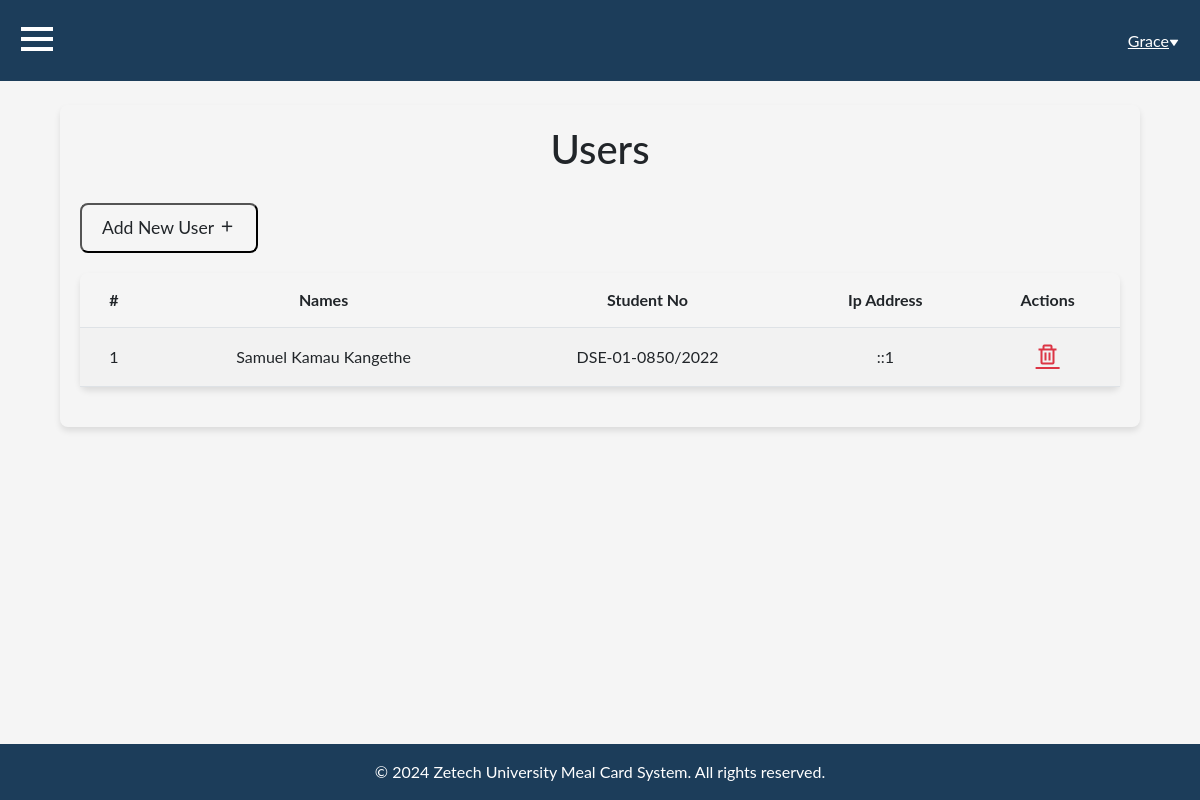
Page /admin/users.php (signed in) on the committed database.
### tables this page shows
CREATE TABLE `students` (
  `student_id` int(11) NOT NULL,
  `student_no` varchar(255) NOT NULL,
  `student_names` varchar(255) NOT NULL,
  `password` varchar(255) NOT NULL,
  `date_created` timestamp NOT NULL DEFAULT current_timestamp(),
  `student_ip` varchar(255) NOT NULL,
  `user_pfp` varchar(255) NOT NULL
);

### admin/users.php (the view, shortened to what this page needs)
<?php
require_once '../includes/config.php';
$employeeNoAuth = $_SESSION['employee_no'];
$employeeauth = "SELECT * FROM admins WHERE employee_no = '$employeeNoAuth'";
$resultEmpAuth = mysqli_query($conn, $employeeauth);
$adminName = "";
if (mysqli_num_rows($resultEmpAuth) === 1) {
    $row = mysqli_fetch_assoc($resultEmpAuth);
    $adminName = $row['employee_names'];
}
?>
<!DOCTYPE html>
<html lang="en">
<head>
    <link rel="stylesheet" href="https://cdn.jsdelivr.net/npm/bootstrap@5.3.0/dist/css/bootstrap.min.css">
    <link rel="stylesheet" href="https://cdn.jsdelivr.net/npm/boxicons@2.0.9/css/boxicons.min.css">
    <link rel="stylesheet" href="css/main_dishes.css">
</head>
<body>
    <nav class="navbar" id="sticky-navbar">
        <div class="container-fluid">
            <button class="btn btn-link text-white" id="sidebarToggle"><i class="bx bx-menu bx-lg"></i></button>
            <div class="popover-container m-2">
                <button class="btn btn-link text-white" id="profilePopover"
                    data-bs-toggle="popover"
                    data-bs-html="true"
                    data-bs-content='<a href="admin_logout.php" class="text-decoration-none text-dark"><i class="bx bx-power-off"></i>Logout</a>'>
                    <?php echo strtok($adminName, ' '); ?><i class='bx bxs-down-arrow' style="font-size: 10px;"></i>
                </button>
            </div>
        </div>
    </nav>
    <div class="container main-container mt-4 table-responsive">
        <h1>Users</h1>
        <button class="add-meal-btn">Add New User <i class="bx bx-plus"></i></button>
        <table class="table table-striped">
            <thead>
                <tr>
                    <th>#</th>
                    <th>Names</th>
                    <th>Student No</th>
                    <th>Ip Address</th>
                    <th>Actions</th>
                </tr>
            </thead>
            <tbody>
                <?php
                $get_users = "SELECT * FROM students";
                $result = mysqli_query($conn, $get_users);
                if (mysqli_num_rows($result) >= 1) {
                    $counter = 1;
                    while ($row_data = mysqli_fetch_assoc($result)) {
                        echo "<tr>";
                        echo "<td>" . $counter . "</td>";
                        echo "<td>" . htmlspecialchars($row_data['student_names']) . "</td>";
                        echo "<td>" . htmlspecialchars($row_data['student_no']) . "</td>";
                        echo "<td>" . htmlspecialchars($row_data['student_ip']) . "</td>";
                        echo "<td>
                    <a href='users.php?deleteStudent=" . $row_data['student_id'] . "' class='bx bx-trash action-icons text-danger'></a>
                    </td>";
                        echo "</tr>";
                        $counter++;
                    }
                }
                ?>
            </tbody>
        </table>
    </div>
    <footer class="footer">
        &copy; 2024 Zetech University Meal Card System. All rights reserved.
    </footer>
</body>
</html>

### admin/css/main_dishes.css (style rules this page uses)
body { font-family: var(--font-body); background-color: var(--color-gray-bg); margin: 0; display: flex; flex-direction: column; min-height: 100vh; overflow-x: hidden; }
.container-fluid { padding: 0; }
.navbar { background-color: var(--color-navy-blue); color: var(--color-text-white); }
.main-container { margin: 40px auto; max-width: 90%; background-color: var(--color-soft-gray); border-radius: var(--border-radius); padding: 20px; box-shadow: var(--box-shadow-light); }
h1 { text-align: center; font-family: var(--font-header); color: var(--color-dark-plum); margin-bottom: 30px; }
.add-meal-btn { margin-bottom: 20px; background-color: var(--color-warm-coral); color: var(--color-text-light); font-size: 1.1rem; padding: 10px 20px; border-radius: var(--border-radius); transition: background-color 0.3s; }
.table { width: 100%; margin-bottom: 20px; background-color: var(--color-cream-white); border-radius: var(--border-radius); box-shadow: var(--box-shadow-light); }
.table th, .table td { padding: 15px; text-align: center; vertical-align: middle; }
.table th { background-color: var(--color-soft-peach); color: var(--color-text-dark); }
.action-icons { font-size: 1.5rem; cursor: pointer; margin: 0 10px; color: var(--color-dark-plum); }
.footer { background-color: var(--color-navy-blue); color: var(--color-text-white); text-align: center; padding: var(--spacing-medium); position: relative; bottom: 0; width: 100%; margin-top: auto; }

### rows in the picture
students: student_names "Samuel Kamau Kangethe", student_no "DSE-01-0850/2022", student_ip "::1"

### other values in the picture
strtok($adminName, ' ') "Grace"
